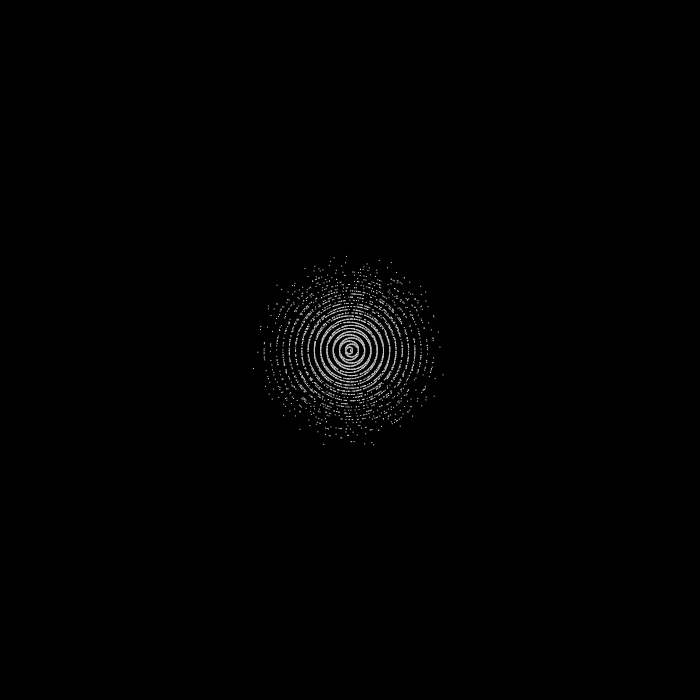
Frame 1 (no input)
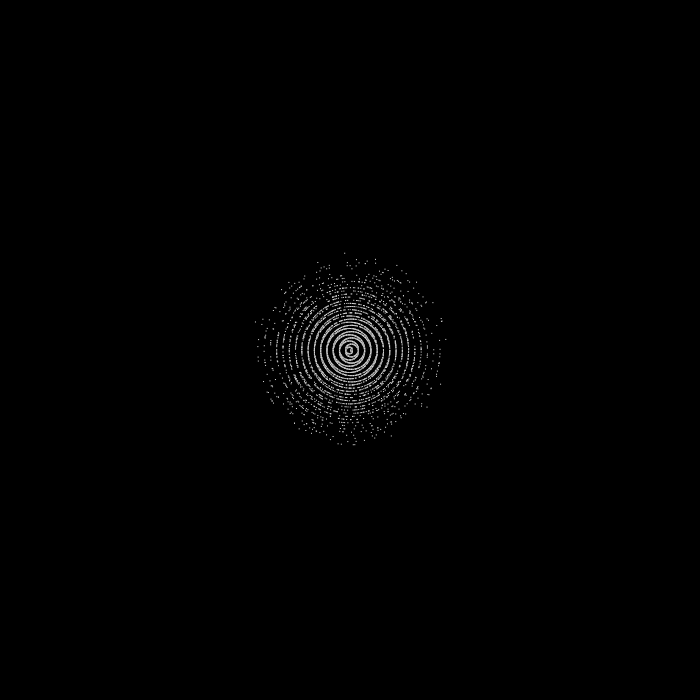
Frame 60 (the mouse pressed at the canvas centre just before this capture)
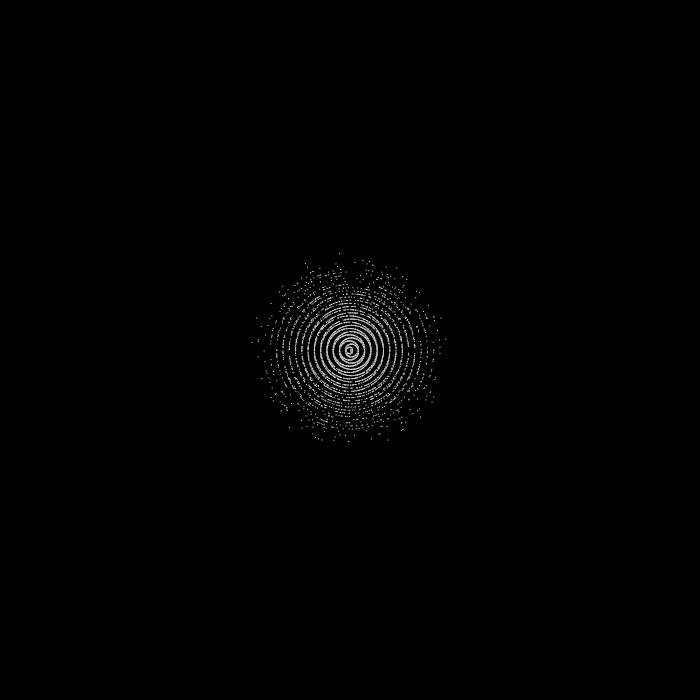
Frame 120 (the mouse held since frame 60 and released just before this capture)

The Processing sketch that drew these frames (run headless with seeded random() and noise(); from frame 60 on, the mouse is pressed at the canvas centre):

// Processing sketch: Random_Circle
// ── Random_Circle.pde
int squareSize = 1;
int screen_width = 700;
int screen_height = 700;
int random_low = -10;
int random_high = 10;

void settings() {
  size(screen_width, screen_height);
}

void setup() {
  frameRate(30);
  colorMode(RGB, 255, 255, 255);
  background(0);
  strokeWeight(0);
}

void draw() {
  background(0);
  
  for (int i = 0; i < 10000; i = i+1) {
    float r1 = random(random_low, random_high);
    float r2 = random(random_low, random_high);
    float r3 = random(random_low, random_high);
    float r4 = random(random_low, random_high);
    
    float center_x = screen_width / 2;
    float center_y = screen_height / 2;
    
    float leng1 = r1 * r2;
    float leng2 = r3 * r4;
    
    float x = center_x + sin(leng1) * leng1;
    float y = center_y + cos(leng1) * leng1;
    
    square(x, y, squareSize);
  }
}
